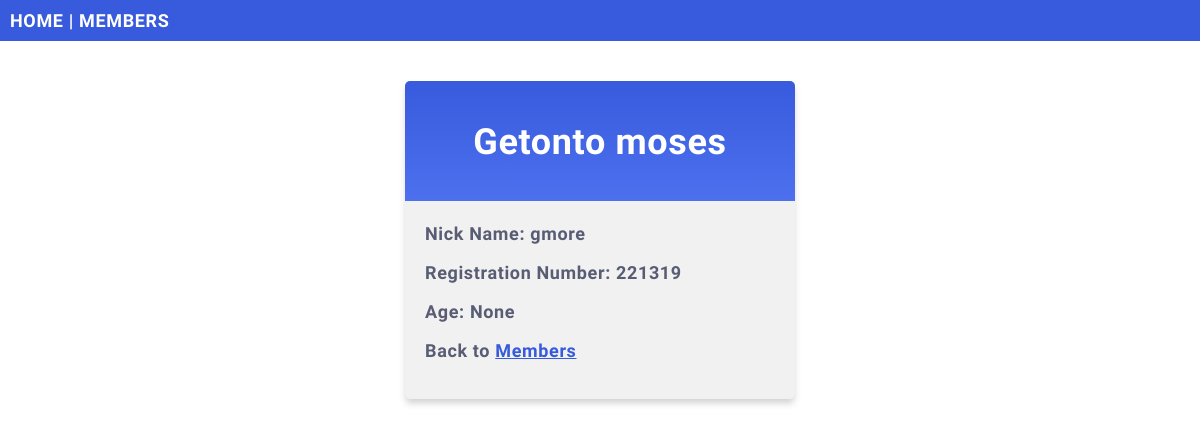
Page /details/1/ on the committed database.
### mySelf/models.py (models this page shows)
class MySelf(models.Model):
    firstName = models.CharField(max_length=255)
    lastName = models.CharField(max_length=255)
    nickName=models.CharField(max_length=255,null=True)
    admNo=models.IntegerField(null=True)
    age=models.IntegerField(null=True)
    '''def __str__(self):
        return f"{self.firstName} {self.lastName}"'''

### mySelf/views.py (the view)
# urls.py: path('details/<int:id>/',views.details, name='details'),
def details(request,id):
    members=MySelf.objects.get(id=id)
    template=loader.get_template('details.html')
    context = {
        'members': members,
    }
    return HttpResponse(template.render(context, request))

### mySelf/templates/details.html (shortened to what this page needs)
{% extends "master.html" %}
{% block content%}
<div class="mycard">
    <h1>{{members.firstName}} {{members.lastName}}</h1>
    <p>Nick Name: {{members.nickName}}</p>
    <p>Registration Number: {{members.admNo}}</p>
    <p>Age: {{members.age}}</p>
    <p>Back to <a href="{% url 'members' %}">Members</a></p>
</div>
{% endblock %}

### mystaticfiles/mystyles.css (style rules this page uses)
body { margin:0; font: 600 18px 'Source Sans Pro', sans-serif; letter-spacing: 0.64px; color: #585d74; }
.mycard { background-color: #f1f1f1; background-image: linear-gradient(to bottom, #375BDC, #4D70EF); background-size: 100% 120px; background-repeat: no-repeat; margin: 40px auto; width: 350px; border-radius: 5px; box-shadow: 0 5px 7px -1px rgba(51, 51, 51, 0.23); padding: 20px; }
.mycard h1 { text-align: center; color:#ffffff; margin:20px 0 60px 0; }
a:link, a:visited { color: #375BDC; }

### rows in the picture
MySelf: firstName "Getonto", lastName "moses", nickName "gmore", admNo "221319", age "None"
